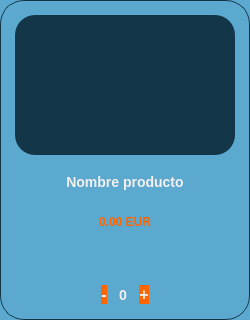
<?xml version="1.0" encoding="UTF-8"?>
<ui version="4.0">
 <class>ProductCard</class>
 <widget class="QFrame" name="ProductCard">
  <property name="minimumSize">
   <size><width>250</width><height>320</height></size>
  </property>
  <property name="styleSheet">
   <string>QFrame#ProductCard { background-color: #5CA9D0; border: 1px solid #133749; border-radius: 24px; } QLabel { background: transparent; }</string>
  </property>

  <layout class="QVBoxLayout" name="card_layout">
   <property name="leftMargin"><number>14</number></property>
   <property name="topMargin"><number>14</number></property>
   <property name="rightMargin"><number>14</number></property>
   <property name="bottomMargin"><number>14</number></property>
   <property name="spacing"><number>10</number></property>

   <!-- imagen del producto -->
   <item>
    <widget class="QLabel" name="image_label">
     <property name="minimumHeight"><number>205</number></property>
     <property name="alignment"><set>Qt::AlignCenter</set></property>
     <property name="styleSheet"><string>background-color: #133749; border-radius: 20px;</string></property>
     <property name="scaledContents"><bool>false</bool></property>
    </widget>
   </item>

   <!-- bloque de info -->
   <item>
    <widget class="QWidget" name="info_block">
     <layout class="QVBoxLayout" name="info_layout">
      <property name="leftMargin"><number>0</number></property>
      <property name="topMargin"><number>0</number></property>
      <property name="rightMargin"><number>0</number></property>
      <property name="bottomMargin"><number>0</number></property>
      <property name="spacing"><number>6</number></property>

      <item>
       <widget class="QLabel" name="name_label">
        <property name="text"><string>Nombre producto</string></property>
        <property name="alignment"><set>Qt::AlignCenter</set></property>
        <property name="wordWrap"><bool>true</bool></property>
        <property name="styleSheet"><string>color: #F3EFEF; font-family: Arial; font-size: 14px; font-weight: 700;</string></property>
       </widget>
      </item>

      <item>
       <widget class="QLabel" name="price_label">
        <property name="text"><string>0.00 EUR</string></property>
        <property name="alignment"><set>Qt::AlignCenter</set></property>
        <property name="styleSheet"><string>color: #ff6600; font-family: Arial; font-size: 12px; font-weight: 700;</string></property>
       </widget>
      </item>

      <item>
       <widget class="QLabel" name="promo_label">
        <property name="text"><string></string></property>
        <property name="alignment"><set>Qt::AlignCenter</set></property>
        <property name="styleSheet"><string>color: #F3EFEF; font-family: Arial; font-size: 11px; font-weight: 700;</string></property>
       </widget>
      </item>

      <!-- controles de cantidad -->
      <item>
       <layout class="QHBoxLayout" name="quantity_layout">
        <property name="spacing"><number>12</number></property>
        <item>
         <spacer name="qty_spacer_left">
          <property name="orientation"><enum>Qt::Horizontal</enum></property>
          <property name="sizeHint" stdset="0"><size><width>40</width><height>20</height></size></property>
         </spacer>
        </item>
        <item>
         <widget class="QPushButton" name="minus_button">
          <property name="text"><string>-</string></property>
          <property name="cursor"><cursorShape>PointingHandCursor</cursorShape></property>
          <property name="minimumWidth"><number>30</number></property>
          <property name="maximumWidth"><number>30</number></property>
          <property name="minimumHeight"><number>30</number></property>
          <property name="maximumHeight"><number>30</number></property>
          <property name="styleSheet"><string>QPushButton { background-color: #ff6600; color: #F3EFEF; border: none; border-radius: 15px; font-family: Arial; font-size: 16px; font-weight: 700; } QPushButton:hover { background-color: #e65c00; }</string></property>
         </widget>
        </item>
        <item>
         <widget class="QLabel" name="quantity_label">
          <property name="text"><string>0</string></property>
          <property name="alignment"><set>Qt::AlignCenter</set></property>
          <property name="minimumWidth"><number>28</number></property>
          <property name="styleSheet"><string>color: #F3EFEF; font-family: Arial; font-size: 14px; font-weight: 700;</string></property>
         </widget>
        </item>
        <item>
         <widget class="QPushButton" name="plus_button">
          <property name="text"><string>+</string></property>
          <property name="cursor"><cursorShape>PointingHandCursor</cursorShape></property>
          <property name="minimumWidth"><number>30</number></property>
          <property name="maximumWidth"><number>30</number></property>
          <property name="minimumHeight"><number>30</number></property>
          <property name="maximumHeight"><number>30</number></property>
          <property name="styleSheet"><string>QPushButton { background-color: #ff6600; color: #F3EFEF; border: none; border-radius: 15px; font-family: Arial; font-size: 16px; font-weight: 700; } QPushButton:hover { background-color: #e65c00; }</string></property>
         </widget>
        </item>
        <item>
         <spacer name="qty_spacer_right">
          <property name="orientation"><enum>Qt::Horizontal</enum></property>
          <property name="sizeHint" stdset="0"><size><width>40</width><height>20</height></size></property>
         </spacer>
        </item>
       </layout>
      </item>

     </layout>
    </widget>
   </item>

  </layout>
 </widget>
 <resources/>
 <connections/>
</ui>
